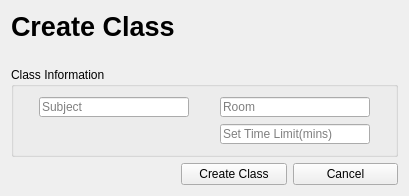
      <widget class="QWidget" name="page_createClass">
       <layout class="QGridLayout" name="gridLayout_39">
        <item row="0" column="0">
         <widget class="QLabel" name="label_createTeacher_2">
          <property name="minimumSize">
           <size>
            <width>0</width>
            <height>50</height>
           </size>
          </property>
          <property name="maximumSize">
           <size>
            <width>16777215</width>
            <height>50</height>
           </size>
          </property>
          <property name="font">
           <font>
            <pointsize>20</pointsize>
            <weight>75</weight>
            <bold>true</bold>
           </font>
          </property>
          <property name="text">
           <string>Create Class</string>
          </property>
          <property name="alignment">
           <set>Qt::AlignLeading|Qt::AlignLeft|Qt::AlignTop</set>
          </property>
         </widget>
        </item>
        <item row="1" column="0" colspan="3">
         <widget class="QGroupBox" name="groupBox_loginForTeacher_edit_myInfo_4">
          <property name="title">
           <string>Class Information</string>
          </property>
          <layout class="QGridLayout" name="gridLayout_40">
           <item row="0" column="1">
            <spacer name="verticalSpacer_46">
             <property name="orientation">
              <enum>Qt::Vertical</enum>
             </property>
             <property name="sizeHint" stdset="0">
              <size>
               <width>20</width>
               <height>1</height>
              </size>
             </property>
            </spacer>
           </item>
           <item row="1" column="1">
            <layout class="QGridLayout" name="gridLayout_41">
             <item row="0" column="0">
              <widget class="QLineEdit" name="lineEdit_subject_createClass">
               <property name="minimumSize">
                <size>
                 <width>150</width>
                 <height>0</height>
                </size>
               </property>
               <property name="maximumSize">
                <size>
                 <width>150</width>
                 <height>20</height>
                </size>
               </property>
               <property name="toolTip">
                <string>Subject</string>
               </property>
               <property name="statusTip">
                <string>Subject</string>
               </property>
               <property name="whatsThis">
                <string>Subject</string>
               </property>
               <property name="placeholderText">
                <string>Subject</string>
               </property>
               <property name="clearButtonEnabled">
                <bool>true</bool>
               </property>
              </widget>
             </item>
             <item row="0" column="2">
              <widget class="QLineEdit" name="lineEdit_room_createClass">
               <property name="minimumSize">
                <size>
                 <width>150</width>
                 <height>0</height>
                </size>
               </property>
               <property name="maximumSize">
                <size>
                 <width>150</width>
                 <height>20</height>
                </size>
               </property>
               <property name="toolTip">
                <string>Room</string>
               </property>
               <property name="statusTip">
                <string>Room</string>
               </property>
               <property name="whatsThis">
                <string>Room</string>
               </property>
               <property name="echoMode">
                <enum>QLineEdit::Normal</enum>
               </property>
               <property name="placeholderText">
                <string>Room</string>
               </property>
               <property name="clearButtonEnabled">
                <bool>true</bool>
               </property>
              </widget>
             </item>
             <item row="0" column="1">
              <spacer name="horizontalSpacer_45">
               <property name="orientation">
                <enum>Qt::Horizontal</enum>
               </property>
               <property name="sizeHint" stdset="0">
                <size>
                 <width>25</width>
                 <height>20</height>
                </size>
               </property>
              </spacer>
             </item>
            </layout>
           </item>
           <item row="1" column="0">
            <spacer name="horizontalSpacer_44">
             <property name="orientation">
              <enum>Qt::Horizontal</enum>
             </property>
             <property name="sizeHint" stdset="0">
              <size>
               <width>16</width>
               <height>20</height>
              </size>
             </property>
            </spacer>
           </item>
           <item row="1" column="2">
            <spacer name="horizontalSpacer_46">
             <property name="orientation">
              <enum>Qt::Horizontal</enum>
             </property>
             <property name="sizeHint" stdset="0">
              <size>
               <width>16</width>
               <height>20</height>
              </size>
             </property>
            </spacer>
           </item>
           <item row="2" column="1">
            <spacer name="verticalSpacer_47">
             <property name="orientation">
              <enum>Qt::Vertical</enum>
             </property>
             <property name="sizeHint" stdset="0">
              <size>
               <width>20</width>
               <height>1</height>
              </size>
             </property>
            </spacer>
           </item>
           <item row="3" column="1">
            <layout class="QGridLayout" name="gridLayout_42">
             <item row="0" column="0">
              <spacer name="horizontalSpacer_55">
               <property name="orientation">
                <enum>Qt::Horizontal</enum>
               </property>
               <property name="sizeHint" stdset="0">
                <size>
                 <width>25</width>
                 <height>20</height>
                </size>
               </property>
              </spacer>
             </item>
             <item row="0" column="1">
              <widget class="QLineEdit" name="lineEdit_timelimitmins_createClass">
               <property name="minimumSize">
                <size>
                 <width>150</width>
                 <height>0</height>
                </size>
               </property>
               <property name="maximumSize">
                <size>
                 <width>150</width>
                 <height>20</height>
                </size>
               </property>
               <property name="toolTip">
                <string>Room</string>
               </property>
               <property name="statusTip">
                <string>Room</string>
               </property>
               <property name="whatsThis">
                <string>Room</string>
               </property>
               <property name="echoMode">
                <enum>QLineEdit::Normal</enum>
               </property>
               <property name="placeholderText">
                <string>Set Time Limit(mins)</string>
               </property>
               <property name="clearButtonEnabled">
                <bool>true</bool>
               </property>
              </widget>
             </item>
            </layout>
           </item>
           <item row="4" column="1">
            <spacer name="verticalSpacer_58">
             <property name="orientation">
              <enum>Qt::Vertical</enum>
             </property>
             <property name="sizeHint" stdset="0">
              <size>
               <width>20</width>
               <height>1</height>
              </size>
             </property>
            </spacer>
           </item>
          </layout>
         </widget>
        </item>
        <item row="2" column="0">
         <widget class="QLabel" name="label_status_createClass">
          <property name="text">
           <string/>
          </property>
         </widget>
        </item>
        <item row="2" column="1">
         <widget class="QPushButton" name="pushButton_create_createClass">
          <property name="toolTip">
           <string>Create Class</string>
          </property>
          <property name="statusTip">
           <string>Create Class</string>
          </property>
          <property name="whatsThis">
           <string>Create Class</string>
          </property>
          <property name="text">
           <string>Create Class</string>
          </property>
         </widget>
        </item>
        <item row="2" column="2">
         <widget class="QPushButton" name="pushButton_cancel_createClass">
          <property name="toolTip">
           <string>Cancel</string>
          </property>
          <property name="statusTip">
           <string>Cancel</string>
          </property>
          <property name="whatsThis">
           <string>Cancel</string>
          </property>
          <property name="text">
           <string>Cancel</string>
          </property>
         </widget>
        </item>
       </layout>
      </widget>
